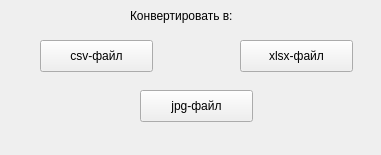
<?xml version="1.0" encoding="UTF-8"?>
<ui version="4.0">
 <class>ConvertWindow</class>
 <widget class="QWidget" name="ConvertWindow">
  <property name="geometry">
   <rect>
    <x>0</x>
    <y>0</y>
    <width>381</width>
    <height>155</height>
   </rect>
  </property>
  <property name="windowTitle">
   <string>Конвертирование</string>
  </property>
  <widget class="QLabel" name="label">
   <property name="geometry">
    <rect>
     <x>130</x>
     <y>0</y>
     <width>131</width>
     <height>31</height>
    </rect>
   </property>
   <property name="text">
    <string>Конвертировать в:</string>
   </property>
  </widget>
  <widget class="QPushButton" name="button_convert_jpg">
   <property name="geometry">
    <rect>
     <x>140</x>
     <y>90</y>
     <width>113</width>
     <height>32</height>
    </rect>
   </property>
   <property name="text">
    <string>jpg-файл</string>
   </property>
  </widget>
  <widget class="QPushButton" name="button_convert_xlsx">
   <property name="geometry">
    <rect>
     <x>240</x>
     <y>40</y>
     <width>113</width>
     <height>32</height>
    </rect>
   </property>
   <property name="text">
    <string>xlsx-файл</string>
   </property>
  </widget>
  <widget class="QPushButton" name="button_convert_csv">
   <property name="geometry">
    <rect>
     <x>40</x>
     <y>40</y>
     <width>113</width>
     <height>32</height>
    </rect>
   </property>
   <property name="text">
    <string>csv-файл</string>
   </property>
  </widget>
 </widget>
 <resources/>
 <connections/>
</ui>
